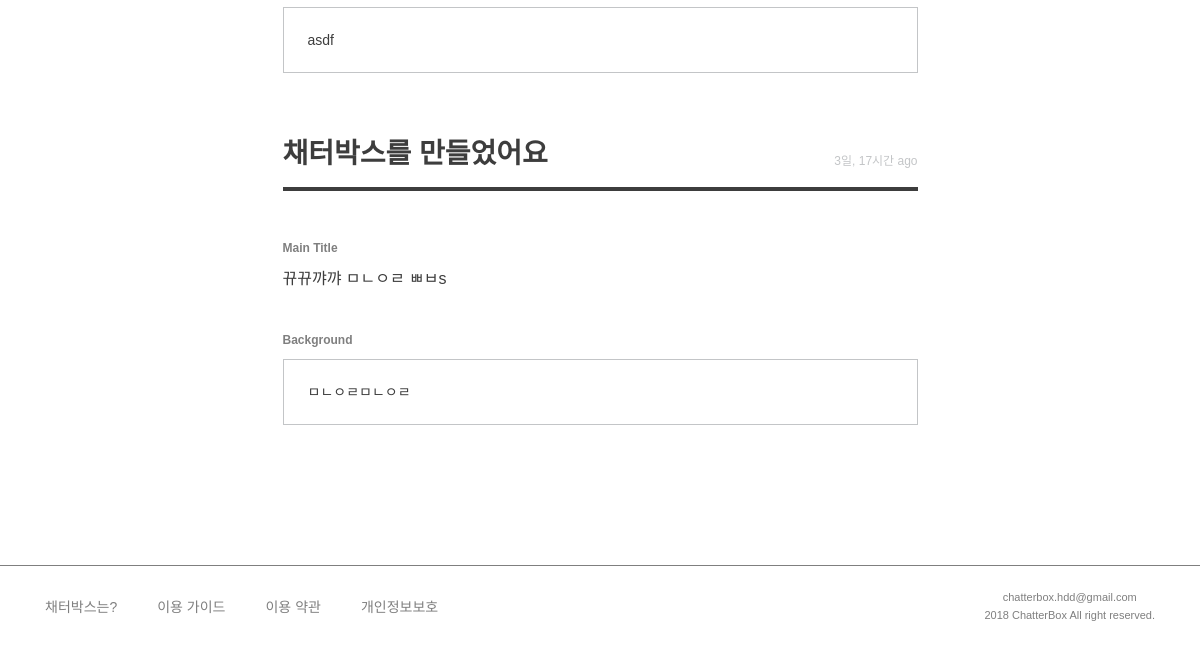
The page /member/log/ (signed in, lower part) on the database as committed earlier.
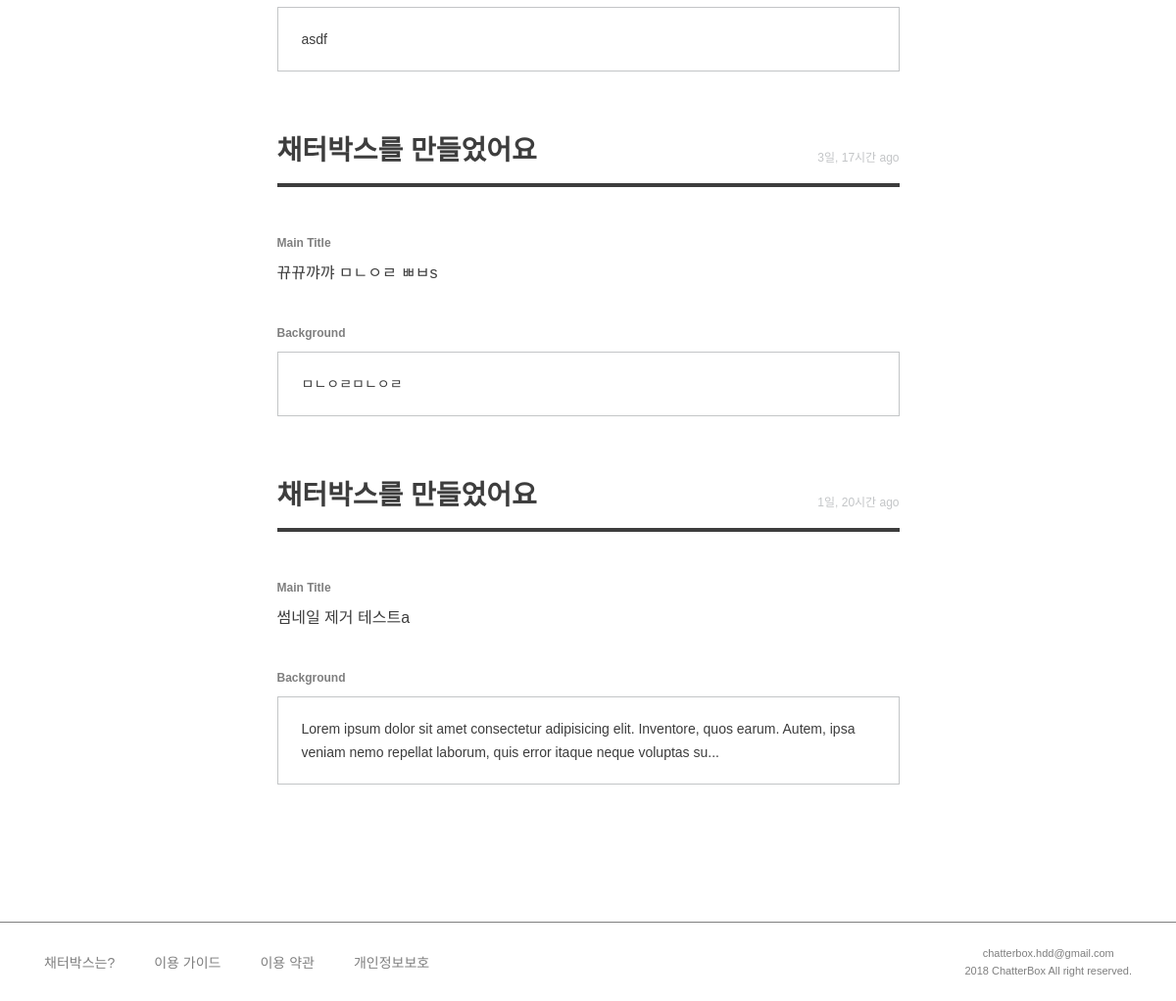
The same page on the database as committed later.
### post/models.py (models this page shows, shortened)
class TimeStampedModel(models.Model):
    created_at = models.DateTimeField(auto_now_add=True, null=True)
    updated_at = models.DateTimeField(auto_now=True, null=True)
    class Meta():
        abstract = True

class Post(TimeStampedModel):
    author = models.ForeignKey(settings.AUTH_USER_MODEL)
    category = models.ForeignKey('Category')
    title = models.CharField(max_length=160, null=True)
    background = models.TextField()
    background_image1 = models.ImageField(
        upload_to='post', blank=True, null=True)
    background_image2 = models.ImageField(
        upload_to='post', blank=True, null=True)
    background_image3 = models.ImageField(
        upload_to='post', blank=True, null=True)
    background_image4 = models.ImageField(
        upload_to='post', blank=True, null=True)
    background_image5 = models.ImageField(
        upload_to='post', blank=True, null=True)
    tag = TagField()
    view_count = models.PositiveSmallIntegerField(default=0)
    share_count = models.PositiveSmallIntegerField(default=0)
    pro_title = models.CharField(max_length=160, null=True)
    con_title = models.CharField(max_length=160, null=True)
    @property
    def natural_time(self):
        return naturaltime(self.created_at)
    class Meta:
        ordering = ['-created_at']

### member/views.py (the view, shortened to what this page needs)
@login_required
def user_log(request):
    user = request.user
    sort = request.GET.get('sort', '')
    if sort == 'my_comments':
        comments_pro = comment_models.Comment.objects.filter(
            author=user, type=True)  # 내가 만든 찬성의견
        comments_con = comment_models.Comment.objects.filter(
            author=user, type=False)  # 내가 만든 반대의견
        comments_sorted = sorted(
            chain(comments_pro, comments_con), key=lambda instance: instance.created_at)
        log_sorted = comments_sorted
        context = {'comments_pro': comments_pro, 'comments_con': comments_con,
                   'comments_sorted': comments_sorted, 'log_sorted': log_sorted, 'sort': sort, }
        return render(request, 'member/log.html', context)
    else:
        posts_log = post_models.Post.objects.filter(author=user)  # 내가 만든 채터박스
        log_sorted = posts_log
        context = {'posts_log': posts_log,
                   'log_sorted': log_sorted, 'sort': sort, }
    return render(request, 'member/log.html', context)

### templates/member/log.html (shortened to what this page needs)
{% extends 'base.html' %}
{% load static %}
{% block customCSS %}
<link rel="stylesheet" href="{% static 'css/member/my_page.css' %}">
<link rel="stylesheet" href="{% static 'css/member/log.css' %}">
<link rel="stylesheet" href="{% static 'css/post/post_list.css' %}">
{% endblock %}
{% block content %}
<div class="row justify-content-center">
    <div class="col-md-7 mypage">
        <div class="mypage-body">
            <div class="tab-pane" id="pills-log">
                <div class="load-log">
                    {% for log in log_sorted reversed %}
                    {% if log in posts_log %}
                    <div class="m60">
                        <div class="log-header">
                            <h3>채터박스를 만들었어요</h3>
                            <p>{{ log.natural_time }}</p>
                        </div>
                        <div class="log-body">
                            <label>Main Title</label>
                            <h5>{{ log.title }}</h5>
                            <label>Background</label>
                            <div class="background">
                                <h6>{{ log.background|safe|truncatechars:160 }}</h6>
                            </div>
                        </div>
                    </div>
                    {% endif %}
                    {% endfor %}
                </div>
            </div>
        </div>
    </div>
</div>
{% endblock %}

Rows that differ between the two databases and show on the page:
added Post: natural_time "1일, 20시간 ago", title "썸네일 제거 테스트a", background "Lorem ipsum dolor sit amet consectetur adipisicing elit. Inventore, quos earum. Autem, ipsa veniam nemo repellat laborum, quis error itaque neque voluptas su..."
